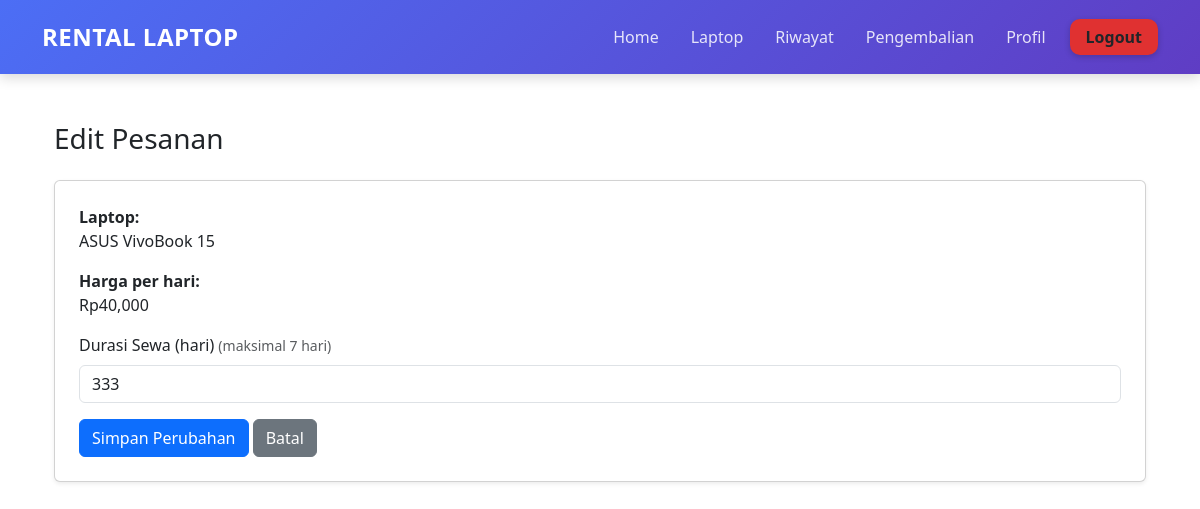
The page /user/edit-pesanan.php?id=30 (signed in) on the database its author committed.
### tables this page shows
CREATE TABLE `tb_pesanan` (
  `id_pesanan` int NOT NULL AUTO_INCREMENT,
  `id_laptop` int NOT NULL,
  `id_user` int NOT NULL,
  `tanggal_sewa` date NOT NULL,
  `durasi` int NOT NULL,
  `total_harga` int NOT NULL,
  `status` enum('Menunggu','Menunggu Pembayaran','Menunggu Konfirmasi','Disetujui','Ditolak','Masa Sewa Berakhir','Menunggu Pengembalian','Selesai','Ditolak Pembayaran','Dibatalkan') NOT NULL,
  `bukti` varchar(255) DEFAULT NULL,
  `metode_bayar` varchar(20) DEFAULT NULL,
  `rekening_tujuan` varchar(50) DEFAULT NULL,
  `is_locked` tinyint(1) DEFAULT '0',
  PRIMARY KEY (`id_pesanan`),
  KEY `id_laptop` (`id_laptop`),
  KEY `id_user` (`id_user`),
  CONSTRAINT `tb_pesanan_ibfk_1` FOREIGN KEY (`id_laptop`) REFERENCES `tb_laptop` (`id_laptop`) ON DELETE RESTRICT ON UPDATE RESTRICT,
  CONSTRAINT `tb_pesanan_ibfk_2` FOREIGN KEY (`id_user`) REFERENCES `tb_user` (`id_user`) ON DELETE RESTRICT ON UPDATE RESTRICT
);

CREATE TABLE `tb_laptop` (
  `id_laptop` int NOT NULL AUTO_INCREMENT,
  `nama` varchar(100) NOT NULL,
  `foto` varchar(255) DEFAULT NULL,
  `spesifikasi` text NOT NULL,
  `harga_per_hari` int DEFAULT NULL,
  `stok` int NOT NULL,
  `status` enum('Tersedia','Disewa') NOT NULL,
  `harga` int NOT NULL,
  PRIMARY KEY (`id_laptop`)
);

### user/edit-pesanan.php (the view, shortened to what this page needs)
<?php
require "../config/database.php";
$id_user = $_SESSION["id_user"];
$id_pesanan = intval($_GET['id']);
$query = mysqli_query($conn, "
    SELECT
        p.id_pesanan,
        p.durasi,
        p.total_harga,
        p.status,
        l.nama AS nama_laptop,
        l.harga AS harga_per_hari
    FROM tb_pesanan p
    JOIN tb_laptop l ON p.id_laptop = l.id_laptop
    WHERE p.id_pesanan = $id_pesanan
      AND p.id_user = $id_user
");
$p = mysqli_fetch_assoc($query);
?>
<!DOCTYPE html>
<html lang="id">
<head>
    <link href="https://cdn.jsdelivr.net/npm/bootstrap@5.3.2/dist/css/bootstrap.min.css" rel="stylesheet">
</head>
<body>
<?php require "../assets/user-header.php"; ?>
<div class="container mt-5">
    <h3 class="mb-4">Edit Pesanan</h3>
    <div class="card shadow-sm p-4">
        <p>
            <strong>Laptop:</strong><br>
            <?= htmlspecialchars($p['nama_laptop']); ?>
        </p>
        <p>
            <strong>Harga per hari:</strong><br>
            Rp<?= number_format($p['harga_per_hari']); ?>
        </p>
        <form method="POST">
            <div class="mb-3">
                <label class="form-label">
                    Durasi Sewa (hari)
                    <small class="text-muted">(maksimal 7 hari)</small>
                </label>
                <input type="number"
                       name="durasi"
                       class="form-control"
                       min="1"
                       max="7"
                       value="<?= $p['durasi']; ?>"
                       required>
            </div>
            <button type="submit" name="simpan" class="btn btn-primary">
                Simpan Perubahan
            </button>
            <a href="pesanan-saya.php" class="btn btn-secondary">
                Batal
            </a>
        </form>
    </div>
</div>
</body>
</html>

### rows shown on the page
tb_pesanan: id_laptop.nama "ASUS VivoBook 15", id_laptop.harga "40,000", durasi "333"
